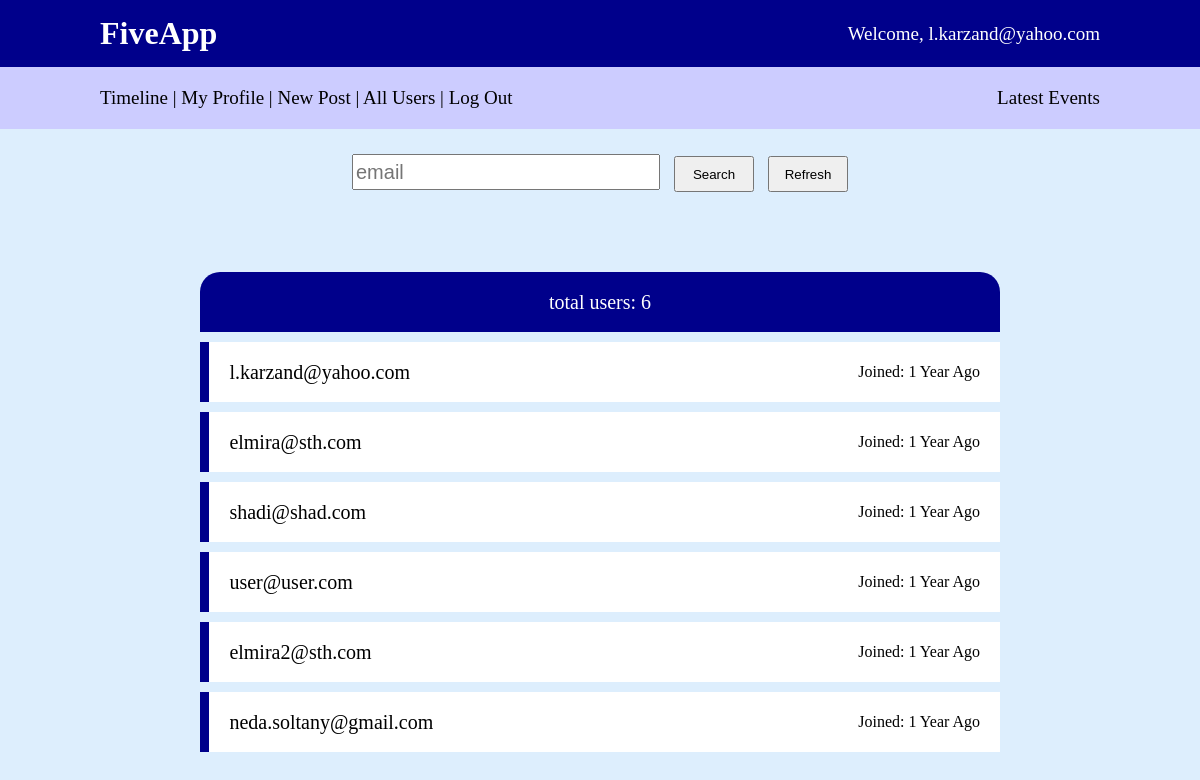
Screenshot of /users/ (signed in) with the database file from the repository.
### apps/member/models/user.py (models this page shows, shortened)
class Member(AbstractBaseUser, PermissionsMixin):
    first_name = models.CharField('first name', max_length=150, blank=True)
    last_name = models.CharField('last name', max_length=150, blank=True)
    email = models.EmailField('email address', unique=True)  # username.
    register_time = models.DateTimeField('date joined', auto_now_add=True)
    GENDER_CHOICES = (
        ('F', 'Female'),
        ('M', 'Male'),
    )
    gender = models.CharField('Gender', max_length=1, blank=True, null=True, choices=GENDER_CHOICES)
    website = models.CharField('Website Link', max_length=50, blank=True, null=True)  # website link.
    bio = models.TextField('Biography', blank=True, null=True)
    phone_regex = RegexValidator(regex=r'09[0-3][0-9]-?[0-9]{3}-?[0-9]{4}',
                                 message="Phone number must be entered in the format: '09121234567'.\
                                  exactly 11 digits allowed.")
    phone_number = models.CharField(validators=[phone_regex], max_length=11, blank=True, null=True, unique=True)
    is_active = models.BooleanField('Active', default=False)  # false means either member has registered but hasn't
    is_superuser = models.BooleanField('Superuser', default=False)  # whether or not member has access to admin panel.
    is_staff = models.BooleanField('Staff', default=False)  # whether or not member has permission to all features and
    sms_code = models.CharField('Sms Code', max_length=4)  # used for authentication in case member chooses
    USERNAME_FIELD = 'email'
    REQUIRED_FIELDS = []
    objects = MemberManager()
    @property
    def age(self):
        return int((now() - self.register_time).total_seconds())
    class Meta:
        verbose_name = 'member'
        verbose_name_plural = 'members'
        app_label = "member"

### apps/member/views.py (the view, shortened to what this page needs)
# urls.py: path('users/', UserList.as_view(), name='users'),
class UserList(LoginRequiredMixin, View):
    def get(self, request):
        user_list = Member.objects.all()
        count = user_list.count()
        return render(request, 'user/user_list.html', {'user_list': user_list,
                                                       'count': count, })

### common/utilities.py (called while the page is built)
def seconds_to_time_unit(seconds):
    for time_unit, divisor in zip(['Year', 'Month', 'Weak', 'Day', 'Hour'],
                                  [31536000, 2592000, 604800, 86400, 3600]):
        divided = seconds // divisor
        if divided:
            return str(divided) + ' ' + time_unit + int(divided != 1) * 's'
    return 'A While'

### lib/templatetags/messenger_tags.py (called while the page is built)
@register.filter
def custom_time_format(date_time):
    return seconds_to_time_unit(date_time)

@register.inclusion_tag('lib/latest_events.html')
def latest_events(user):
    events = Event.objects.filter(viewer=user).order_by('-date')[:5]
    return {'events': events}

@register.simple_tag
def get_title_by_comment(comment_id):
    return Comment.objects.get(pk=comment_id).post.title

@register.filter
def get_slug_by_comment(comment_id):
    return Comment.objects.get(pk=comment_id).post.slug

### apps/member/templates/user/user_list.html (shortened to what this page needs)
{% extends 'base.html' %}
{% load static %}
{% load messenger_tags %}
{% block style %}
    <link rel="stylesheet" type="text/css" href="{% static 'user/user_list.css' %}">
{% endblock %}
{% block body %}
    <div class="sug_parent">
        <form autocomplete="off" action="" method="post">
            <input type="text" name="email" placeholder="email" value="{{ email }}" class="search">
            <input type="submit" VALUE="Search" class="submit">
            <a href="{% url 'users' %}">
                <button type="button" class="submit">Refresh</button>
            </a>
        </form>
    </div>
    {% if user_list %}
        <div class="total user"><span>total users: {{ count }}</span></div>
        {% for user_obj in user_list %}
            <a href="{% url 'profile' user_obj.id %}">
                <div class="d-flex user">
                    <div class="child1"></div>
                    <div class="d-flex jc-sb child2">
                        <span class="email">{{ user_obj.email }}</span>
                        <span>Joined: {{ user_obj.age|custom_time_format }} Ago</span>
                    </div>
                </div>
            </a>
        {% endfor %}
    {% else %}
        no user found.
    {% endif %}
{% endblock %}

### templates/base.html (shortened to what this page needs)
{% load static %}
{% load messenger_tags %}
<!DOCTYPE html>
<html lang="en">
<head>
    {% block style %}{% endblock %}
    <link rel="stylesheet" type="text/css" href="{% static 'lib/base_style.css' %}">
</head>
<body style="margin: 0; padding: 0;">
<div style="display: flex; flex-direction: column">
    <header>
        <div class="d-flex">
            <h1>FiveApp</h1>
            <p class="fs_19">Welcome, {{ user.get_username }}</p>
        </div>
    </header>
    <nav class="d-flex fs_19">
        <div>
            <a href="{% url 'timeline' %}">Timeline</a> |
            <a href="{% url 'profile' user.id %}">My Profile</a> |
            <a href="{% url 'new_post' %}">New Post</a> |
            <a href="{% url 'users' %}">All Users</a> |
            <a href="{% url 'logout' %}">Log Out</a>
        </div>
        <div id="latest_nav">Latest Events</div>
    </nav>
    <div class="d-flex">
        <main>
            {% block body %}{% endblock %}
        </main>
    </div>
</div>
</body>
</html>

### apps/member/static/user/user_list.css (style rules this page uses)
.sug_parent { position: relative; margin-bottom: 80px; }
.user { width: 800px; background: white; height: 60px; line-height: 60px; margin-bottom: 10px; }
.total { background: darkblue; color: white; font-size: 20px; text-align: center; border-radius: 20px 20px 0 0; }
.email { font-size: 20px; }
.child1 { content: none; width: 10px; height: 60px; background: darkblue; }
.child2 { padding: 0 20px; width: 100%; }
.search { width: 300px; height: 30px; font-size: 20px; margin: 0; }
.submit { height: 36px; margin-left: 10px; width: 80px; }

### templates/base.html (style rules this page uses)
html, body { height: auto; }

### rows the page displays
Member: get_username "l.karzand@yahoo.com", email "l.karzand@yahoo.com", age|custom_time_format "1 Year"
Member: email "elmira@sth.com", age|custom_time_format "1 Year"
Member: email "shadi@shad.com", age|custom_time_format "1 Year"
Member: email "user@user.com", age|custom_time_format "1 Year"
Member: email "elmira2@sth.com", age|custom_time_format "1 Year"
Member: email "neda.soltany@gmail.com", age|custom_time_format "1 Year"

### other values shown
{{ count }} "6"
